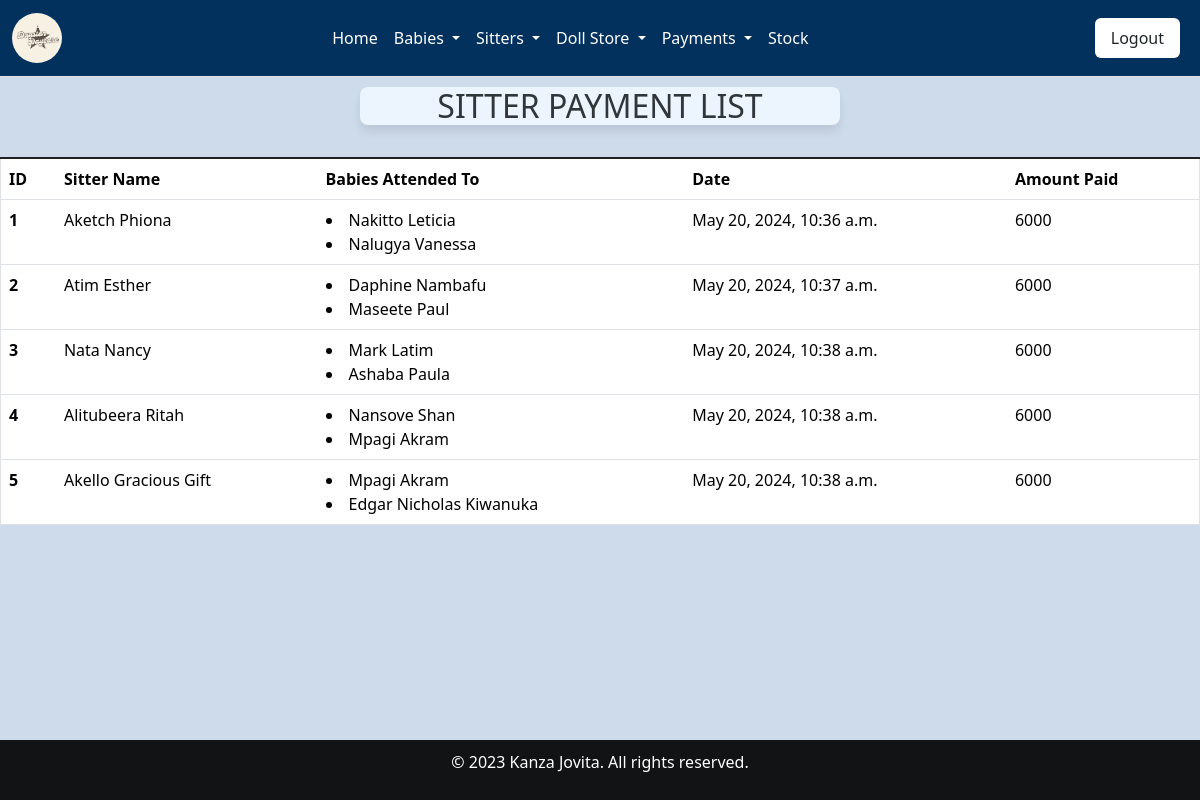
/assign_view/ (signed in), run on an earlier commit of the app's database.
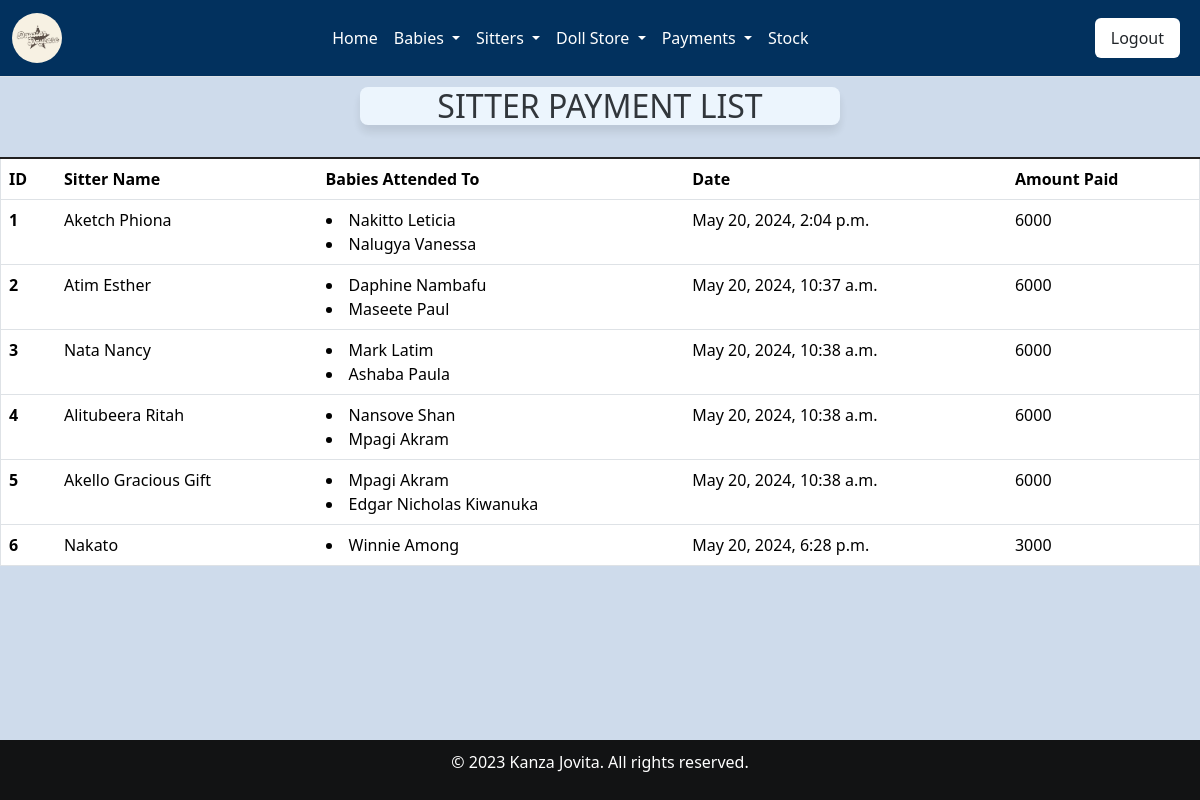
And on a later commit of the database.
### home/models.py (models this page shows, shortened)
class Sitter_arrival(models.Model):
    sitter_name=models.ForeignKey(Sitterreg, on_delete=models.CASCADE)
    date_of_arrival=models.DateTimeField()
    Attendancestatus = models.CharField(choices=[('onduty', 'On Duty'), ('offduty', 'Off Duty')], max_length=100)
    babies = models.ManyToManyField(Babyreg,blank=True)
    created_at = models.DateTimeField(auto_now_add=True,null=True)
    payment = models.DecimalField(max_digits=10, decimal_places=2, default=0.00)
    num_babies = models.IntegerField(default=0)

class Sitterreg(models.Model):
    Sitter_name = models.CharField(max_length=30, null=False,blank=False,validators=[validate_letters])
    Sitter_number = models.CharField(max_length=30, null=False, blank=False,validators=[validate_numbers])
    Date_of_birth = models.DateField(null=True, blank=False,)
    Contact = models.CharField(max_length=30,null=False,blank=False,validators=[validate_contact_length])
    date = models.DateTimeField()
    Location_choices = [('Kabalagala', 'Kabalagala'),]
    Location = models.CharField(choices=Location_choices, max_length=100)
    Gender =  models.CharField(choices=[('Male', 'Male'),('Female', 'Female')], max_length=100)
    Level_of_education = models.CharField(choices=[('Degree','Degree'),('Diploma','Diploma'),('Certificate','Certificate')],max_length=200,default=0)
    Next_of_kin = models.CharField(max_length=30, null=False,blank=False)
    NIN = models.CharField(max_length=30, null=False,blank=False,validators=[validate_NIN_length])
    Recommenders_name = models.CharField(max_length=30, null=False,blank=False)
    Religion = models.CharField(choices=[('Anglican', 'Anglican'),('Catholic', 'Catholic'),('Pentecostal','Pentecostal'),('Muslim','Muslim'),('Other','Other')], max_length=100)
    created_at = models.DateTimeField(auto_now_add=True,null=True)

class Babyreg(models.Model):
    Baby_name = models.CharField(max_length=30, null=False, blank=False)
    baby_number = models.CharField(max_length=30, null=False, blank=False)
    fathers_names = models.CharField(max_length=30, null=False, blank=False)
    mothers_names = models.CharField(max_length=30, null=False, blank=False)
    c_stay = models.ForeignKey(Categorystay, on_delete=models.SET_NULL, null=True, blank=True)
    Date = models.DateTimeField()
    Gender =  models.CharField(choices=[('Male', 'Male'),('Female', 'Female')], max_length=100)
    Age = models.CharField(max_length=20, blank=False, null=False)
    Location = models.CharField(max_length=30, null=False, blank=False)
    brought_by = models.CharField(max_length=200)
    created_at = models.DateTimeField(auto_now_add=True,null=True)

### home/views.py (the view)
# urls.py: path('assign_view/', views.assign_view, name='assign_view'),
@login_required
def assign_view(request):
    assign = Sitter_arrival.objects.all()
    for assigns in assign:
        num_babies = assigns.babies.all().count()
        assigns.num_babies = num_babies
        assigns.payment = num_babies * 3000
        assigns.save()
        print(f'Sitter: {assigns.sitter_name.Sitter_name}, Babies: {num_babies}, Payment: {assigns.payment}')
    return render(request, 'assign_view.html', {'assign': assign})

### home/templates/assign_view.html (shortened to what this page needs)
{% extends 'base.html' %}
{% load static %}
{% block content %}
<div class="card-header">
    <h2>SITTER PAYMENT LIST</h2>
</div>
<br>
<div class="">
    <table class="table table-bordered" style="border-top: 2px solid rgb(34,32,32);">
        <thead>
            <tr>
                <th scope="col">ID</th>
                <th scope="col">Sitter Name</th>
                <th scope="col">Babies Attended To</th>
                <th scope="col">Date</th>
                <th scope="col">Amount Paid</th>
            </tr>
        </thead>
        <tbody>
            {% for attendance in assign %}
                <tr>
                    <th scope="row">{{ forloop.counter }}</th>
                    <td>{{attendance.sitter_name.Sitter_name}}</td>
                    <td>
                        {% for baby in attendance.babies.all %}
                            <li>{{ baby.Baby_name }}</li>
                        {% endfor %}
                    </td>
                    <td>{{ attendance.date_of_arrival }}</td>
                    <td>{{ attendance.payment }}</td>
                </tr>
            {% endfor %}
        </tbody>
    </table>
</div>
{% endblock %}

What changed in the data, as far as the page shows it:
changed Sitter_arrival "Aketch Phiona": date_of_arrival "May 20, 2024, 10:36 a.m." → "May 20, 2024, 2:04 p.m."
added Sitter_arrival: sitter_name.Sitter_name "Nakato", date_of_arrival "May 20, 2024, 6:28 p.m.", payment "3000"
added Babyreg: Baby_name "Winnie Among", shown under "Nakato"
